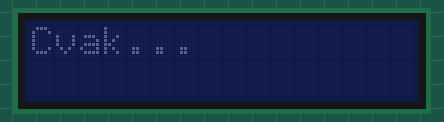
The sketch below on a simulated Arduino Uno, built with avr-gcc and run on an emulated ATmega328P. On the bench: 16×2 character LCD. What the sketch prints to the serial monitor is not drawn.

Above: at 0.1 s.
At 1.1 s:
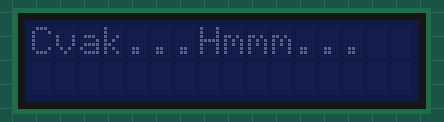
At 2.2 s:
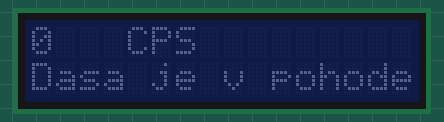
At 61.2 s:
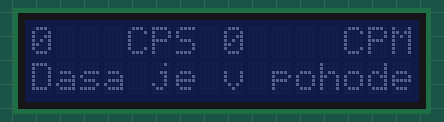

Measured:
- what the display in image 1 shows lasts 1.0 s, from 1.1 s to 2.1 s
- what the display in image 2 shows lasts 59.0 s, from 2.1 s to 61.1 s

The sketch:

dasi_gaiger.ino
```cpp
/* GM-couter for Dasa

Counter library: http://www.pjrc.com/teensy/td_libs_FreqCount.html
String for ebay: DC-DC Converter 3V Step Up to 380V 300V-400V Adjustable Voltage Booster Inverter

Aruino 	ATmega8DIL01A 	Note
D0 	RXD 	PD0, if you disconnect USB232R01B
D1 	TXD 	PD1, if you disconnect USB232R01B
D2 	PD2	Digital I/Os.
D3/PWM 	PD3
D4 	PD4
D5/PWM 	PD5      ********** Counter input
D6/PWM 	PD6
D7 	PD7
D8 	PB0
D9/PWM 	PB1
D10/PWM 	PB2
D11/PWM 	PB3
D12 	PB4
D13 	PB5
A0 	PC0 	Analog inputs.
A1 	PC1
A2 	PC2
A3 	PC3
A4 	PC4    ************ SDA - to LCD
A5 	PC5    ************ SCL - to LCD
*/

#include <FreqCount.h>
#include <Wire.h>
#include <LiquidCrystal_I2C.h>

LiquidCrystal_I2C lcd(0x3F,16,2);  // set the LCD address to 0x20 for a 16 chars and 2 line display

void setup()
{
  Serial.begin(9600);
  FreqCount.begin(1000);

  lcd.init();                      // initialize the lcd

  //lcd.backlight();

  lcd.print("Cvak...");
  delay(1000);
  lcd.print("Hmmm...");
  delay(1000);
  lcd.clear();
}

int sum = 0;
int minute = 0;

void loop()
{
  if (FreqCount.available())
  {
    unsigned long count = FreqCount.read();
    Serial.println(count);
    lcd.setCursor ( 0, 0 );
    lcd.print(count);
    lcd.print("   ");
    lcd.setCursor ( 4, 0 );
    lcd.print("CPS");
    lcd.setCursor ( 0, 1 );
    if(count>25)
    {
      lcd.print("Daso utikej!!!!!");
      lcd.backlight();
      delay(300);
      lcd.noBacklight();
      delay(200);
    }
    else
    {
      lcd.print("Dasa je v pohode");
    };
    sum += count;
    minute++;
  }

  if (minute>=60)
  {
    lcd.setCursor ( 8, 0 );
    lcd.print("     CPM");
    lcd.setCursor ( 8, 0 );
    lcd.print(sum);
    sum = 0;
    minute = 0;
  }
}
```
